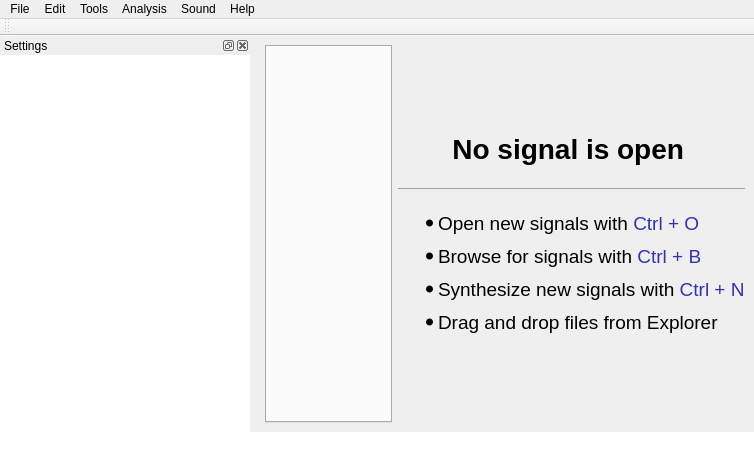
<?xml version="1.0" encoding="UTF-8"?>
<ui version="4.0">
 <class>DuettoMainWindow</class>
 <widget class="QMainWindow" name="DuettoMainWindow">
  <property name="windowModality">
   <enum>Qt::ApplicationModal</enum>
  </property>
  <property name="geometry">
   <rect>
    <x>0</x>
    <y>0</y>
    <width>748</width>
    <height>454</height>
   </rect>
  </property>
  <property name="sizePolicy">
   <sizepolicy hsizetype="Expanding" vsizetype="Expanding">
    <horstretch>0</horstretch>
    <verstretch>0</verstretch>
   </sizepolicy>
  </property>
  <property name="windowTitle">
   <string>Duetto Sound Lab</string>
  </property>
  <property name="windowIcon">
   <iconset resource="resources/icons.qrc">
    <normaloff>:/myappicons/duetto_logo.png</normaloff>:/myappicons/duetto_logo.png</iconset>
  </property>
  <property name="autoFillBackground">
   <bool>false</bool>
  </property>
  <property name="styleSheet">
   <string notr="true"/>
  </property>
  <widget class="QWidget" name="centralwidget">
   <property name="styleSheet">
    <string notr="true"/>
   </property>
   <layout class="QHBoxLayout" name="horizontalLayout">
    <item>
     <widget class="QTabWidget" name="tabOpenedSignals">
      <property name="currentIndex">
       <number>-1</number>
      </property>
      <property name="documentMode">
       <bool>false</bool>
      </property>
      <property name="tabsClosable">
       <bool>true</bool>
      </property>
      <property name="movable">
       <bool>true</bool>
      </property>
     </widget>
    </item>
    <item>
     <widget class="QLabel" name="noSignalOpened_lbl">
      <property name="sizePolicy">
       <sizepolicy hsizetype="Expanding" vsizetype="Expanding">
        <horstretch>0</horstretch>
        <verstretch>0</verstretch>
       </sizepolicy>
      </property>
      <property name="minimumSize">
       <size>
        <width>0</width>
        <height>0</height>
       </size>
      </property>
      <property name="maximumSize">
       <size>
        <width>400</width>
        <height>500</height>
       </size>
      </property>
      <property name="font">
       <font>
        <family>MS Sans Serif</family>
        <pointsize>14</pointsize>
        <underline>false</underline>
       </font>
      </property>
      <property name="cursor">
       <cursorShape>ArrowCursor</cursorShape>
      </property>
      <property name="styleSheet">
       <string notr="true"/>
      </property>
      <property name="midLineWidth">
       <number>0</number>
      </property>
      <property name="text">
       <string>&lt;div&gt;&lt;h2 align='left'&gt; &amp;nbsp;&amp;nbsp;&amp;nbsp;&amp;nbsp;&amp;nbsp;&amp;nbsp;
No signal is open&lt;/h2&gt;&lt;hr&gt;
&lt;ul align='left'&gt;
&lt;li style='margin-bottom:10px;'&gt;Open new signals with&lt;font color='#3333AA'&gt; Ctrl + O&lt;/font&gt;&lt;/li&gt;
&lt;li style='margin-bottom:10px;'&gt;Browse for signals with&lt;font color='#3333AA'&gt; Ctrl + B&lt;/font&gt;&lt;/li&gt;
&lt;li style='margin-bottom:10px;'&gt;Synthesize new signals with&lt;font color='#3333AA'&gt; Ctrl + N&lt;/font&gt;&lt;/li&gt;
&lt;li style='margin-bottom:10px;'&gt;Drag and drop files from Explorer&lt;/li&gt;&lt;/ul&gt;&lt;/div&gt;</string>
      </property>
      <property name="scaledContents">
       <bool>false</bool>
      </property>
      <property name="alignment">
       <set>Qt::AlignCenter</set>
      </property>
     </widget>
    </item>
   </layout>
  </widget>
  <widget class="QMenuBar" name="menubar">
   <property name="geometry">
    <rect>
     <x>0</x>
     <y>0</y>
     <width>748</width>
     <height>21</height>
    </rect>
   </property>
   <property name="autoFillBackground">
    <bool>false</bool>
   </property>
   <property name="styleSheet">
    <string notr="true"/>
   </property>
   <widget class="QMenu" name="menuFile">
    <property name="geometry">
     <rect>
      <x>151</x>
      <y>128</y>
      <width>174</width>
      <height>394</height>
     </rect>
    </property>
    <property name="autoFillBackground">
     <bool>false</bool>
    </property>
    <property name="styleSheet">
     <string notr="true"/>
    </property>
    <property name="tearOffEnabled">
     <bool>false</bool>
    </property>
    <property name="title">
     <string>File</string>
    </property>
    <widget class="QMenu" name="menuSave_Images">
     <property name="title">
      <string>Save Images</string>
     </property>
     <addaction name="actionOsc_Image"/>
     <addaction name="actionSpecgram_Image"/>
     <addaction name="actionCombined_Image"/>
    </widget>
    <widget class="QMenu" name="menuRecentSignals">
     <property name="title">
      <string>Recent Signals</string>
     </property>
     <addaction name="separator"/>
    </widget>
    <addaction name="actionNew"/>
    <addaction name="actionOpen"/>
    <addaction name="actionBrowse"/>
    <addaction name="actionOpen_Selection"/>
    <addaction name="separator"/>
    <addaction name="actionSave"/>
    <addaction name="actionSaveAs"/>
    <addaction name="actionSave_selected_interval_as"/>
    <addaction name="separator"/>
    <addaction name="actionSaveTheme"/>
    <addaction name="actionLoadTheme"/>
    <addaction name="actionSaveThemeAs"/>
    <addaction name="separator"/>
    <addaction name="menuSave_Images"/>
    <addaction name="menuRecentSignals"/>
    <addaction name="actionClose"/>
    <addaction name="actionExit"/>
    <addaction name="separator"/>
   </widget>
   <widget class="QMenu" name="menuTools">
    <property name="styleSheet">
     <string notr="true"/>
    </property>
    <property name="title">
     <string>Tools</string>
    </property>
    <addaction name="actionFull_Screen"/>
    <addaction name="actionSettings"/>
    <addaction name="separator"/>
    <addaction name="actionZoomIn"/>
    <addaction name="actionZoom_out"/>
    <addaction name="actionZoom_out_entire_file"/>
    <addaction name="separator"/>
    <addaction name="actionZoom_Cursor"/>
    <addaction name="actionPointer_Cursor"/>
    <addaction name="actionRectangular_Cursor"/>
    <addaction name="separator"/>
   </widget>
   <widget class="QMenu" name="menuEdit">
    <property name="styleSheet">
     <string notr="true"/>
    </property>
    <property name="title">
     <string>Edit</string>
    </property>
    <addaction name="actionUndo"/>
    <addaction name="actionRedo"/>
    <addaction name="separator"/>
    <addaction name="actionCopy"/>
    <addaction name="actionCut"/>
    <addaction name="actionPaste"/>
    <addaction name="separator"/>
    <addaction name="actionSmart_Scale"/>
    <addaction name="actionPositive_Values"/>
    <addaction name="actionNegative_Values"/>
    <addaction name="actionChange_Sign"/>
    <addaction name="separator"/>
    <addaction name="action_Reverse"/>
    <addaction name="actionSilence"/>
    <addaction name="actionFilter"/>
   </widget>
   <widget class="QMenu" name="menuView">
    <property name="styleSheet">
     <string notr="true"/>
    </property>
    <property name="title">
     <string>Analysis</string>
    </property>
    <addaction name="actionOscilogram"/>
    <addaction name="actionSpectogram"/>
    <addaction name="actionCombined"/>
    <addaction name="separator"/>
    <addaction name="actionOneDimensionalTransformation"/>
    <addaction name="actionBatchProcessing"/>
    <addaction name="actionSegmentation_And_Clasification"/>
    <addaction name="separator"/>
   </widget>
   <widget class="QMenu" name="menuSound">
    <property name="styleSheet">
     <string notr="true"/>
    </property>
    <property name="title">
     <string>Sound</string>
    </property>
    <widget class="QMenu" name="menuPlay_Speed">
     <property name="title">
      <string>Play Speed</string>
     </property>
     <property name="icon">
      <iconset>
       <normaloff>:/myappicons/Macromedia.png</normaloff>:/myappicons/Macromedia.png</iconset>
     </property>
     <addaction name="action1_8x"/>
     <addaction name="action1_4x"/>
     <addaction name="action1_2x"/>
     <addaction name="action1x"/>
     <addaction name="action2x"/>
     <addaction name="action4x"/>
     <addaction name="action8x"/>
    </widget>
    <addaction name="menuPlay_Speed"/>
    <addaction name="actionSound_Devices"/>
    <addaction name="separator"/>
    <addaction name="actionPlay_Sound"/>
    <addaction name="actionPause_Sound"/>
    <addaction name="actionStop_Sound"/>
    <addaction name="actionRecord"/>
    <addaction name="actionPlayLoop"/>
   </widget>
   <widget class="QMenu" name="menuHelp">
    <property name="title">
     <string>Help</string>
    </property>
    <addaction name="actionUser_Manual"/>
   </widget>
   <addaction name="menuFile"/>
   <addaction name="menuEdit"/>
   <addaction name="menuTools"/>
   <addaction name="menuView"/>
   <addaction name="menuSound"/>
   <addaction name="menuHelp"/>
  </widget>
  <widget class="QStatusBar" name="statusbar">
   <property name="styleSheet">
    <string notr="true">background-color: rgb(255, 255, 255);</string>
   </property>
  </widget>
  <widget class="QDockWidget" name="dock_settings">
   <property name="sizePolicy">
    <sizepolicy hsizetype="Preferred" vsizetype="Preferred">
     <horstretch>0</horstretch>
     <verstretch>0</verstretch>
    </sizepolicy>
   </property>
   <property name="minimumSize">
    <size>
     <width>250</width>
     <height>40</height>
    </size>
   </property>
   <property name="maximumSize">
    <size>
     <width>250</width>
     <height>524287</height>
    </size>
   </property>
   <property name="toolTip">
    <string>Settigns Area</string>
   </property>
   <property name="styleSheet">
    <string notr="true">background-color: rgb(255, 255, 255);</string>
   </property>
   <property name="floating">
    <bool>false</bool>
   </property>
   <property name="features">
    <set>QDockWidget::AllDockWidgetFeatures</set>
   </property>
   <property name="windowTitle">
    <string>Settings</string>
   </property>
   <attribute name="dockWidgetArea">
    <number>1</number>
   </attribute>
   <widget class="QWidget" name="osc_settings_contents"/>
  </widget>
  <widget class="SoundLabToolBarWidget" name="toolBar">
   <property name="sizePolicy">
    <sizepolicy hsizetype="Preferred" vsizetype="Expanding">
     <horstretch>0</horstretch>
     <verstretch>0</verstretch>
    </sizepolicy>
   </property>
   <property name="windowTitle">
    <string>toolBar</string>
   </property>
   <property name="styleSheet">
    <string notr="true"/>
   </property>
   <property name="iconSize">
    <size>
     <width>20</width>
     <height>20</height>
    </size>
   </property>
   <attribute name="toolBarArea">
    <enum>TopToolBarArea</enum>
   </attribute>
   <attribute name="toolBarBreak">
    <bool>false</bool>
   </attribute>
  </widget>
  <action name="actionOpen">
   <property name="icon">
    <iconset resource="resources/icons.qrc">
     <normaloff>:/myappicons/button_open.png</normaloff>:/myappicons/button_open.png</iconset>
   </property>
   <property name="text">
    <string>Open...</string>
   </property>
   <property name="toolTip">
    <string>Open Signals</string>
   </property>
   <property name="shortcut">
    <string>Ctrl+O</string>
   </property>
  </action>
  <action name="actionExit">
   <property name="icon">
    <iconset resource="resources/icons.qrc">
     <normaloff>:/myappicons/cerrar.png</normaloff>:/myappicons/cerrar.png</iconset>
   </property>
   <property name="text">
    <string>Exit</string>
   </property>
   <property name="shortcut">
    <string>Esc</string>
   </property>
  </action>
  <action name="actionZoomIn">
   <property name="icon">
    <iconset resource="resources/icons.qrc">
     <normaloff>:/myappicons/button_zoom_in.png</normaloff>:/myappicons/button_zoom_in.png</iconset>
   </property>
   <property name="text">
    <string>Zoom In</string>
   </property>
   <property name="shortcut">
    <string>+</string>
   </property>
  </action>
  <action name="actionZoom_out">
   <property name="icon">
    <iconset resource="resources/icons.qrc">
     <normaloff>:/myappicons/button_zoom_out.png</normaloff>:/myappicons/button_zoom_out.png</iconset>
   </property>
   <property name="text">
    <string>Zoom Out</string>
   </property>
   <property name="shortcut">
    <string>-</string>
   </property>
  </action>
  <action name="actionSpectogram">
   <property name="icon">
    <iconset resource="resources/icons.qrc">
     <normaloff>:/myappicons/button_spect.png</normaloff>:/myappicons/button_spect.png</iconset>
   </property>
   <property name="text">
    <string>Spectogram</string>
   </property>
  </action>
  <action name="actionOscilogram">
   <property name="enabled">
    <bool>true</bool>
   </property>
   <property name="icon">
    <iconset resource="resources/icons.qrc">
     <normaloff>:/myappicons/button_oscil.png</normaloff>:/myappicons/button_oscil.png</iconset>
   </property>
   <property name="text">
    <string>Oscillogram</string>
   </property>
   <property name="visible">
    <bool>true</bool>
   </property>
  </action>
  <action name="actionCombined">
   <property name="icon">
    <iconset resource="resources/icons.qrc">
     <normaloff>:/myappicons/button_oscil_spect.png</normaloff>:/myappicons/button_oscil_spect.png</iconset>
   </property>
   <property name="text">
    <string>Combined</string>
   </property>
  </action>
  <action name="actionNew">
   <property name="icon">
    <iconset resource="resources/icons.qrc">
     <normaloff>:/myappicons/button_new.png</normaloff>:/myappicons/button_new.png</iconset>
   </property>
   <property name="text">
    <string>New...</string>
   </property>
   <property name="toolTip">
    <string>New signal</string>
   </property>
   <property name="shortcut">
    <string>Ctrl+N</string>
   </property>
  </action>
  <action name="actionOneDimensionalTransformation">
   <property name="icon">
    <iconset resource="resources/icons.qrc">
     <normaloff>:/myappicons/button_powerspect.png</normaloff>:/myappicons/button_powerspect.png</iconset>
   </property>
   <property name="text">
    <string>Power Spectrum</string>
   </property>
  </action>
  <action name="actionPlay_Sound">
   <property name="icon">
    <iconset resource="resources/icons.qrc">
     <normaloff>:/myappicons/button_play.png</normaloff>:/myappicons/button_play.png</iconset>
   </property>
   <property name="text">
    <string>Play</string>
   </property>
   <property name="shortcut">
    <string>Ctrl+P</string>
   </property>
  </action>
  <action name="actionStop_Sound">
   <property name="icon">
    <iconset resource="resources/icons.qrc">
     <normaloff>:/myappicons/button_stop.png</normaloff>:/myappicons/button_stop.png</iconset>
   </property>
   <property name="text">
    <string>Stop</string>
   </property>
  </action>
  <action name="actionPause_Sound">
   <property name="icon">
    <iconset resource="resources/icons.qrc">
     <normaloff>:/myappicons/button_pause.png</normaloff>:/myappicons/button_pause.png</iconset>
   </property>
   <property name="text">
    <string>Pause</string>
   </property>
   <property name="shortcut">
    <string>P</string>
   </property>
  </action>
  <action name="actionZoom_out_entire_file">
   <property name="icon">
    <iconset resource="resources/icons.qrc">
     <normaloff>:/myappicons/button_zoom.png</normaloff>:/myappicons/button_zoom.png</iconset>
   </property>
   <property name="text">
    <string>Zoom None</string>
   </property>
  </action>
  <action name="actionSaveAs">
   <property name="icon">
    <iconset resource="resources/icons.qrc">
     <normaloff>:/myappicons/button_save.png</normaloff>:/myappicons/button_save.png</iconset>
   </property>
   <property name="text">
    <string>Save As...</string>
   </property>
   <property name="toolTip">
    <string>Save</string>
   </property>
   <property name="shortcut">
    <string>Ctrl+G</string>
   </property>
  </action>
  <action name="actionCopy">
   <property name="icon">
    <iconset resource="resources/icons.qrc">
     <normaloff>:/myappicons/button_copy.png</normaloff>:/myappicons/button_copy.png</iconset>
   </property>
   <property name="text">
    <string>Copy</string>
   </property>
   <property name="shortcut">
    <string>Ctrl+C</string>
   </property>
  </action>
  <action name="actionPaste">
   <property name="icon">
    <iconset resource="resources/icons.qrc">
     <normaloff>:/myappicons/button_paste.png</normaloff>:/myappicons/button_paste.png</iconset>
   </property>
   <property name="text">
    <string>Paste</string>
   </property>
   <property name="shortcut">
    <string>Ctrl+V</string>
   </property>
  </action>
  <action name="actionCut">
   <property name="icon">
    <iconset resource="resources/icons.qrc">
     <normaloff>:/myappicons/button_cut.png</normaloff>:/myappicons/button_cut.png</iconset>
   </property>
   <property name="text">
    <string>Cut</string>
   </property>
   <property name="shortcut">
    <string>Ctrl+X</string>
   </property>
  </action>
  <action name="actionSettings">
   <property name="icon">
    <iconset resource="resources/icons.qrc">
     <normaloff>:/myappicons/button_settings.png</normaloff>:/myappicons/button_settings.png</iconset>
   </property>
   <property name="text">
    <string>Settings</string>
   </property>
   <property name="shortcut">
    <string>Ctrl+Space</string>
   </property>
  </action>
  <action name="actionRecord">
   <property name="icon">
    <iconset resource="resources/icons.qrc">
     <normaloff>:/myappicons/button_rec.png</normaloff>:/myappicons/button_rec.png</iconset>
   </property>
   <property name="text">
    <string>Record</string>
   </property>
  </action>
  <action name="action_Reverse">
   <property name="text">
    <string>Reverse</string>
   </property>
   <property name="shortcut">
    <string>Ctrl+R</string>
   </property>
  </action>
  <action name="actionInsert_Silence">
   <property name="text">
    <string>Insert Silence</string>
   </property>
   <property name="shortcut">
    <string>Ctrl+I</string>
   </property>
  </action>
  <action name="actionSilence">
   <property name="text">
    <string>Silence</string>
   </property>
   <property name="shortcut">
    <string>Ctrl+S</string>
   </property>
  </action>
  <action name="actionFilter">
   <property name="text">
    <string>Filter</string>
   </property>
   <property name="shortcut">
    <string>Ctrl+F</string>
   </property>
  </action>
  <action name="actionSmart_Scale">
   <property name="text">
    <string>Amplitude Modulation</string>
   </property>
   <property name="shortcut">
    <string>Ctrl+A</string>
   </property>
  </action>
  <action name="actionResampling">
   <property name="text">
    <string>Resampling</string>
   </property>
  </action>
  <action name="actionGenerate_White_Noise">
   <property name="text">
    <string>Insert White Noise</string>
   </property>
  </action>
  <action name="actionSegmentation_And_Clasification">
   <property name="icon">
    <iconset resource="resources/icons.qrc">
     <normaloff>:/myappicons/button_segment_clasif.png</normaloff>:/myappicons/button_segment_clasif.png</iconset>
   </property>
   <property name="text">
    <string>Segmentation - Classification</string>
   </property>
  </action>
  <action name="actionGenerate_Pink_Noise">
   <property name="text">
    <string>Insert Pink Noise</string>
   </property>
  </action>
  <action name="actionSaveThemeAs">
   <property name="text">
    <string>Save Theme As...</string>
   </property>
   <property name="shortcut">
    <string>Ctrl+Shift+T</string>
   </property>
  </action>
  <action name="actionLoadTheme">
   <property name="text">
    <string>Load Theme</string>
   </property>
   <property name="shortcut">
    <string>Ctrl+T</string>
   </property>
  </action>
  <action name="actionUndo">
   <property name="icon">
    <iconset resource="resources/icons.qrc">
     <normaloff>:/myappicons/button_undo.png</normaloff>:/myappicons/button_undo.png</iconset>
   </property>
   <property name="text">
    <string>Undo</string>
   </property>
   <property name="shortcut">
    <string>Ctrl+Z</string>
   </property>
  </action>
  <action name="actionRedo">
   <property name="icon">
    <iconset resource="resources/icons.qrc">
     <normaloff>:/myappicons/button_redo.png</normaloff>:/myappicons/button_redo.png</iconset>
   </property>
   <property name="text">
    <string>Redo</string>
   </property>
   <property name="shortcut">
    <string>Ctrl+Y</string>
   </property>
  </action>
  <action name="actionZoom_Cursor">
   <property name="checkable">
    <bool>true</bool>
   </property>
   <property name="checked">
    <bool>true</bool>
   </property>
   <property name="text">
    <string>Zoom Cursor</string>
   </property>
   <property name="shortcut">
    <string>Ctrl+Shift+Z</string>
   </property>
   <property name="autoRepeat">
    <bool>false</bool>
   </property>
   <property name="priority">
    <enum>QAction::HighPriority</enum>
   </property>
  </action>
  <action name="actionPointer_Cursor">
   <property name="checkable">
    <bool>true</bool>
   </property>
   <property name="text">
    <string>Pointer Cursor</string>
   </property>
   <property name="shortcut">
    <string>Ctrl+Shift+P</string>
   </property>
   <property name="autoRepeat">
    <bool>false</bool>
   </property>
   <property name="priority">
    <enum>QAction::HighPriority</enum>
   </property>
  </action>
  <action name="actionFull_Screen">
   <property name="checkable">
    <bool>true</bool>
   </property>
   <property name="icon">
    <iconset resource="resources/icons.qrc">
     <normaloff>:/myappicons/Position.png</normaloff>:/myappicons/Position.png</iconset>
   </property>
   <property name="text">
    <string>Full Screen</string>
   </property>
   <property name="shortcut">
    <string>Ctrl+S, Ctrl+F</string>
   </property>
  </action>
  <action name="actionFile_Up">
   <property name="icon">
    <iconset resource="resources/icons.qrc">
     <normaloff>:/myappicons/button_fileUp.png</normaloff>:/myappicons/button_fileUp.png</iconset>
   </property>
   <property name="text">
    <string>File Up</string>
   </property>
   <property name="shortcut">
    <string>Ctrl+Up</string>
   </property>
  </action>
  <action name="actionFile_Down">
   <property name="icon">
    <iconset resource="resources/icons.qrc">
     <normaloff>:/myappicons/button_fileDown.png</normaloff>:/myappicons/button_fileDown.png</iconset>
   </property>
   <property name="text">
    <string>File Down</string>
   </property>
   <property name="shortcut">
    <string>Ctrl+Down</string>
   </property>
  </action>
  <action name="actionOsc_Image">
   <property name="icon">
    <iconset resource="resources/icons.qrc">
     <normaloff>:/myappicons/Camera.ico</normaloff>:/myappicons/Camera.ico</iconset>
   </property>
   <property name="text">
    <string>Oscilogram Image</string>
   </property>
  </action>
  <action name="actionSpecgram_Image">
   <property name="icon">
    <iconset resource="resources/icons.qrc">
     <normaloff>:/myappicons/Camera.ico</normaloff>:/myappicons/Camera.ico</iconset>
   </property>
   <property name="text">
    <string>Spectrogram Image</string>
   </property>
  </action>
  <action name="actionCombined_Image">
   <property name="icon">
    <iconset resource="resources/icons.qrc">
     <normaloff>:/myappicons/Photofiltre.png</normaloff>:/myappicons/Photofiltre.png</iconset>
   </property>
   <property name="text">
    <string>Combined Image</string>
   </property>
  </action>
  <action name="actionRectangular_Cursor">
   <property name="checkable">
    <bool>true</bool>
   </property>
   <property name="text">
    <string>Rectangular Cursor</string>
   </property>
  </action>
  <action name="actionPositive_Values">
   <property name="text">
    <string>Positive Values</string>
   </property>
  </action>
  <action name="actionNegative_Values">
   <property name="text">
    <string>Negative Values</string>
   </property>
  </action>
  <action name="action1_8x">
   <property name="checkable">
    <bool>true</bool>
   </property>
   <property name="text">
    <string>1/8x</string>
   </property>
  </action>
  <action name="action1_4x">
   <property name="checkable">
    <bool>true</bool>
   </property>
   <property name="text">
    <string>1/4x</string>
   </property>
  </action>
  <action name="action1_2x">
   <property name="checkable">
    <bool>true</bool>
   </property>
   <property name="text">
    <string>1/2x</string>
   </property>
  </action>
  <action name="action8x">
   <property name="checkable">
    <bool>true</bool>
   </property>
   <property name="text">
    <string>8x</string>
   </property>
  </action>
  <action name="action4x">
   <property name="checkable">
    <bool>true</bool>
   </property>
   <property name="text">
    <string>4x</string>
   </property>
  </action>
  <action name="action2x">
   <property name="checkable">
    <bool>true</bool>
   </property>
   <property name="text">
    <string>2x</string>
   </property>
  </action>
  <action name="action1x">
   <property name="checkable">
    <bool>true</bool>
   </property>
   <property name="checked">
    <bool>true</bool>
   </property>
   <property name="text">
    <string>1x</string>
   </property>
  </action>
  <action name="actionChange_Sign">
   <property name="text">
    <string>Change Sign</string>
   </property>
  </action>
  <action name="actionSave_selected_interval_as">
   <property name="icon">
    <iconset resource="resources/icons.qrc">
     <normaloff>:/myappicons/button_save.png</normaloff>:/myappicons/button_save.png</iconset>
   </property>
   <property name="text">
    <string>Save Selection As...</string>
   </property>
  </action>
  <action name="actionClose">
   <property name="text">
    <string>Close</string>
   </property>
  </action>
  <action name="actionSave">
   <property name="icon">
    <iconset resource="resources/icons.qrc">
     <normaloff>:/myappicons/button_save.png</normaloff>:/myappicons/button_save.png</iconset>
   </property>
   <property name="text">
    <string>Save</string>
   </property>
  </action>
  <action name="actionSaveTheme">
   <property name="text">
    <string>Save Theme</string>
   </property>
  </action>
  <action name="actionCloseAll">
   <property name="icon">
    <iconset resource="resources/icons.qrc">
     <normaloff>:/myappicons/cerrar.png</normaloff>:/myappicons/cerrar.png</iconset>
   </property>
   <property name="text">
    <string>Close All</string>
   </property>
  </action>
  <action name="actionCloseOthers">
   <property name="icon">
    <iconset resource="resources/icons.qrc">
     <normaloff>:/myappicons/cerrar.png</normaloff>:/myappicons/cerrar.png</iconset>
   </property>
   <property name="text">
    <string>Close Others</string>
   </property>
   <property name="toolTip">
    <string>Close Others</string>
   </property>
  </action>
  <action name="actionCloseUnmodified">
   <property name="icon">
    <iconset resource="resources/icons.qrc">
     <normaloff>:/myappicons/cerrar.png</normaloff>:/myappicons/cerrar.png</iconset>
   </property>
   <property name="text">
    <string>Close Unmodified</string>
   </property>
   <property name="toolTip">
    <string>Close Unmodified</string>
   </property>
  </action>
  <action name="actionSound_Devices">
   <property name="checkable">
    <bool>false</bool>
   </property>
   <property name="text">
    <string>Sound Devices</string>
   </property>
  </action>
  <action name="actionBrowse">
   <property name="icon">
    <iconset resource="resources/icons.qrc">
     <normaloff>:/myappicons/81.ico</normaloff>:/myappicons/81.ico</iconset>
   </property>
   <property name="text">
    <string>Browse...</string>
   </property>
   <property name="shortcut">
    <string>Ctrl+B</string>
   </property>
  </action>
  <action name="actionOpenInOtherTab">
   <property name="icon">
    <iconset resource="resources/icons.qrc">
     <normaloff>:/myappicons/81.ico</normaloff>:/myappicons/81.ico</iconset>
   </property>
   <property name="text">
    <string>Open In Other Tab</string>
   </property>
   <property name="toolTip">
    <string>Open In Other Tab</string>
   </property>
  </action>
  <action name="actionOpen_Selection">
   <property name="icon">
    <iconset resource="resources/icons.qrc">
     <normaloff>:/myappicons/81.ico</normaloff>:/myappicons/81.ico</iconset>
   </property>
   <property name="text">
    <string>Open Selection</string>
   </property>
  </action>
  <action name="actionSwitchPlayStatus">
   <property name="text">
    <string>switchPlayStatus</string>
   </property>
   <property name="shortcut">
    <string>Space</string>
   </property>
  </action>
  <action name="actionBatchProcessing">
   <property name="text">
    <string>Batch Processing</string>
   </property>
  </action>
  <action name="actionChangeTabUp">
   <property name="text">
    <string>Go to next signal</string>
   </property>
   <property name="shortcut">
    <string>Ctrl+Right</string>
   </property>
  </action>
  <action name="actionPlayLoop">
   <property name="checkable">
    <bool>true</bool>
   </property>
   <property name="icon">
    <iconset resource="resources/icons.qrc">
     <normaloff>:/myappicons/button_loop.png</normaloff>:/myappicons/button_loop.png</iconset>
   </property>
   <property name="text">
    <string>Play Loop</string>
   </property>
   <property name="toolTip">
    <string>Play Loop</string>
   </property>
   <property name="shortcut">
    <string>Ctrl+P, Ctrl+L</string>
   </property>
  </action>
  <action name="actionChangeTabDown">
   <property name="text">
    <string>Go to previous signal</string>
   </property>
   <property name="toolTip">
    <string>ChangeTabDown</string>
   </property>
   <property name="shortcut">
    <string>Ctrl+Left</string>
   </property>
  </action>
  <action name="actionUser_Manual">
   <property name="text">
    <string>User Manual</string>
   </property>
   <property name="shortcut">
    <string>F1</string>
   </property>
  </action>
  <zorder>dock_settings</zorder>
 </widget>
 <customwidgets>
  <customwidget>
   <class>SoundLabToolBarWidget</class>
   <extends>QToolBar</extends>
   <header>graphic_interface.widgets.SoundLabToolBar</header>
  </customwidget>
 </customwidgets>
 <resources>
  <include location="resources/icons.qrc"/>
 </resources>
 <connections/>
 <slots>
  <slot>switchPlayStatus()</slot>
 </slots>
</ui>
